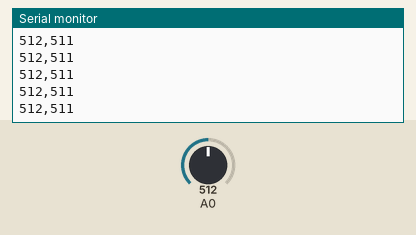
The sketch below on a simulated Arduino Uno, built with avr-gcc and run on an emulated ATmega328P. On the bench: the last lines printed to the serial monitor. The test bench sets the inputs (shaded band); at power-on: A0 = 512.

Above: at 1.2 s.
1.3 s: A0 set to 716
At 2.1 s:
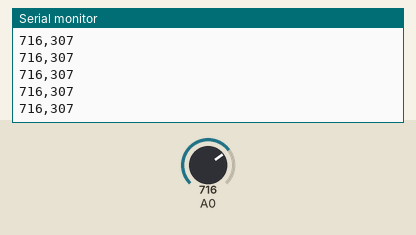
2.8 s: A0 set to 900
At 3.5 s:
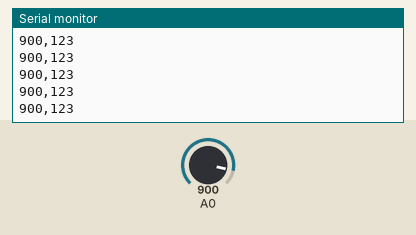
Timing chart, 0 to 5.8 s (numbered marks = the images above; inputs shaded):
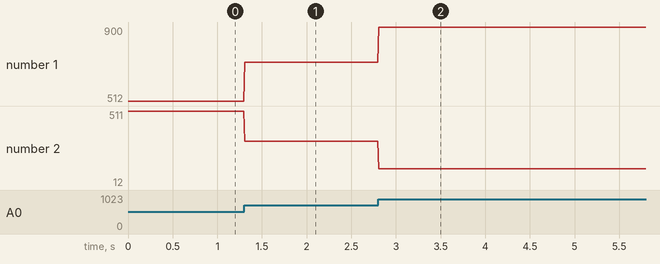

Measured:
- after the input at 1.3 s, the serial monitor: prints a new line at once (image 1)
- after the input at 2.8 s, the serial monitor: prints a new line at once (image 2)
- plotted number 1: 512 → 716 after the input at 1.3 s, 716 → 900 after the input at 2.8 s
- plotted number 2: 511 → 307 after the input at 1.3 s, 307 → 12 after the input at 2.8 s

The sketch:

inverse_signal_detection.ino
```cpp
void setup() {
  Serial.begin(115200);
}

void loop() {
  int rawValue = analogRead(A0);
  int invertedValue = 1023 - rawValue;  // 反向信号
  Serial.print(rawValue);
  Serial.print(",");
  Serial.println(invertedValue);  // 同时输出原始值和反向值
  delay(10);
}
```
